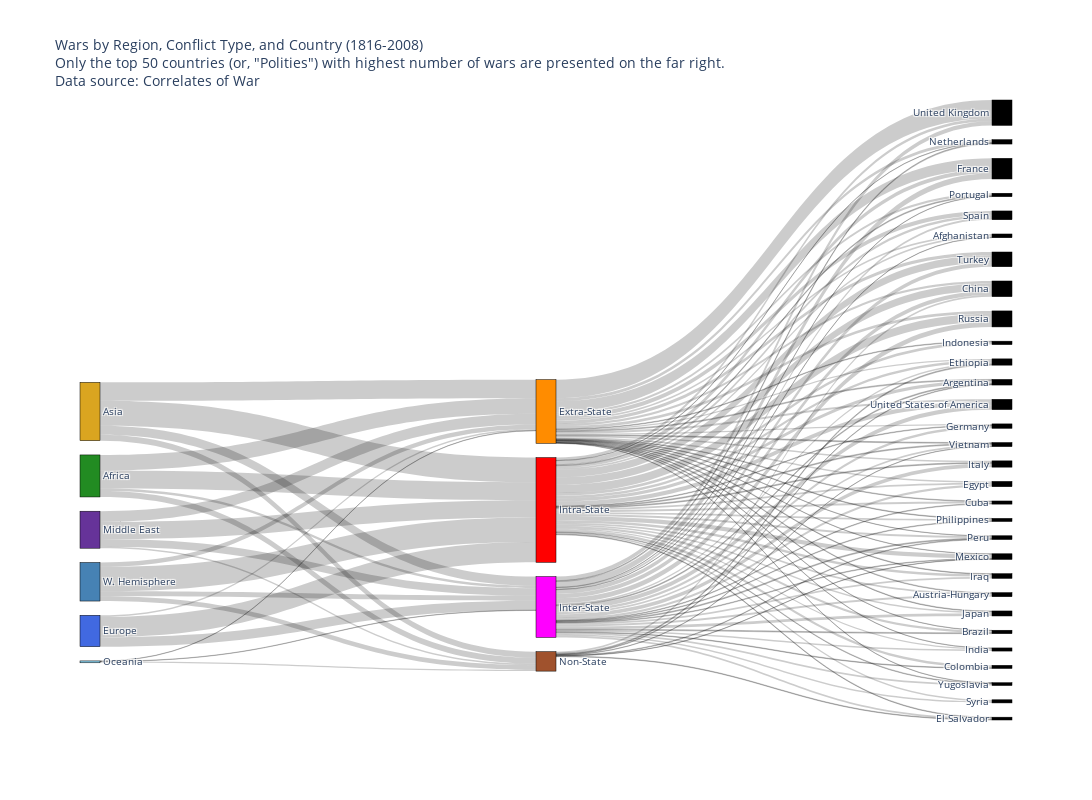

The cell this chart's notebook holds for it:
### Markdown cell above
### COW Data

### Code cell
## Using COW data
## Make a Sankey plot of Region --> War Type --> Country 
## Help with Sankey plot obtained here: plot.ly/python/sankey-diagram/

data = pd.read_csv('./COW_Sankey_data.csv')

srcs = data['srcs'].to_list()
tgts = data['tgts'].to_list()
vals = data['vals'].to_list()
lbls = ['Europe', 'Middle East', 'W. Hemisphere', 'Asia', 'Africa', 'Oceania', 'Inter-State', 'Extra-State', 'Intra-State', 'Non-State', 'United Kingdom', 'France', 'Russia', 'China', 'Turkey', 'United States of America', 'Spain', 'Italy', 'Ethiopia', 'Mexico', 'Argentina', 'Egypt', 'Japan', 'Iraq', 'Germany', 'Netherlands', 'Vietnam', 'Austria-Hungary', 'Peru', 'Afghanistan', 'Portugal', 'Brazil', 'Indonesia', 'India', 'Colombia', 'Syria', 'Cuba', 'Philippines', 'El Salvador', 'Yugoslavia']


fig = go.Figure(data=[go.Sankey(
    node = {
        "pad": 15,
        "thickness": 20,
        "line": {"color": "black", "width": 0.5},
        "label": lbls,
        "color": ['royalblue','rebeccapurple','steelblue','goldenrod', 'forestgreen', 'skyblue', 'fuchsia', 'darkorange', 'red', 'sienna']
    },
    link = {
        "source": srcs,
        "target": tgts,
        "value": vals
    }
)])

fig.update_layout(title_text = """Wars by Region, Conflict Type, and Country (1816-2008)<br>Only the top 50 countries (or, "Polities") with highest number of wars are presented on the far right.<br>Data source: <a href='http://www.correlatesofwar.org/data-sets'>Correlates of War</a>""", font_size = 10, width=1280, height=800)
fig.show()

### Figure 1 — Plotly figure (JSON) as saved in the notebook; plotly's stock layout.template omitted (floating-point values rounded to 4 significant figures)
{"data": [{"link": {"source": [0, 0, 0, 1, 1, 1, 1, 2, 2, 2, 2, 3, 3, 3, 3, 4, 4, 4, 4, 5, 5, 5, 6, 7, 8, 6, 7, 8, 9, 6, 7, 8, 6, 7, 8, 6, 7, 8, 9, 6, 8, 6, 7, 8, 6, 7, 8, 6, 8, 9, 6, 7, 8, 9, 6, 7, 8, 6, 7, 8, 6, 7, 8, 7, 8, 6, 7, 8, 6, 7, 8, 6, 7, 8, 6, 7, 8, 9, 6, 7, 8, 6, 7, 8, 9, 6, 7, 8, 6, 7, 8, 6, 7, 8, 6, 7, 8, 6, 8, 6, 7, 8, 6, 7, 8, 6, 7, 8, 6, 7, 8, 9, 6, 7, 8], "target": [6, 7, 8, 6, 7, 8, 9, 6, 7, 8, 9, 6, 7, 8, 9, 6, 7, 8, 9, 6, 7, 9, 29, 29, 29, 20, 20, 20, 20, 27, 27, 27, 31, 31, 31, 13, 13, 13, 13, 34, 34, 36, 36, 36, 21, 21, 21, 38, 38, 38, 18, 18, 18, 18, 11, 11, 11, 24, 24, 24, 33, 33, 33, 32, 32, 23, 23, 23, 17, 17, 17, 22, 22, 22, 19, 19, 19, 19, 25, 25, 25, 28, 28, 28, 28, 37, 37, 37, 30, 30, 30, 12, 12, 12, 16, 16, 16, 35, 35, 14, 14, 14, 10, 10, 10, 15, 15, 15, 26, 26, 26, 26, 39, 39, 39], "value": [30, 5, 65, 24, 34, 55, 5, 16, 14, 78, 15, 29, 59, 79, 19, 8, 50, 57, 19, 1, 1, 4, 1, 6, 5, 3, 3, 10, 2, 6, 2, 5, 3, 1, 7, 14, 7, 24, 5, 2, 8, 2, 2, 6, 7, 4, 6, 5, 2, 2, 5, 4, 8, 3, 18, 35, 13, 8, 4, 2, 5, 1, 4, 2, 9, 5, 2, 8, 12, 5, 3, 9, 2, 5, 2, 1, 14, 1, 3, 10, 1, 3, 1, 6, 2, 2, 2, 6, 1, 7, 3, 16, 9, 26, 6, 14, 8, 5, 5, 13, 10, 24, 13, 59, 9, 13, 6, 14, 6, 3, 3, 1, 6, 1, 2]}, "node": {"color": ["royalblue", "rebeccapurple", "steelblue", "goldenrod", "forestgreen", "skyblue", "fuchsia", "darkorange", "red", "sienna"], "label": ["Europe", "Middle East", "W. Hemisphere", "Asia", "Africa", "Oceania", "Inter-State", "Extra-State", "Intra-State", "Non-State", "United Kingdom", "France", "Russia", "China", "Turkey", "United States of America", "Spain", "Italy", "Ethiopia", "Mexico", "Argentina", "Egypt", "Japan", "Iraq", "Germany", "Netherlands", "Vietnam", "Austria-Hungary", "Peru", "Afghanistan", "Portugal", "Brazil", "Indonesia", "India", "Colombia", "Syria", "Cuba", "Philippines", "El Salvador", "Yugoslavia"], "line": {"color": "black", "width": 0.5}, "pad": 15, "thickness": 20}, "type": "sankey"}], "layout": {"font": {"size": 10}, "height": 800, "title": {"text": "Wars by Region, Conflict Type, and Country (1816-2008)<br>Only the top 50 countries (or, \"Polities\") with highest number of wars are presented on the far right.<br>Data source: <a href='http://www.correlatesofwar.org/data-sets'>Correlates of War</a>"}, "width": 1280}}
